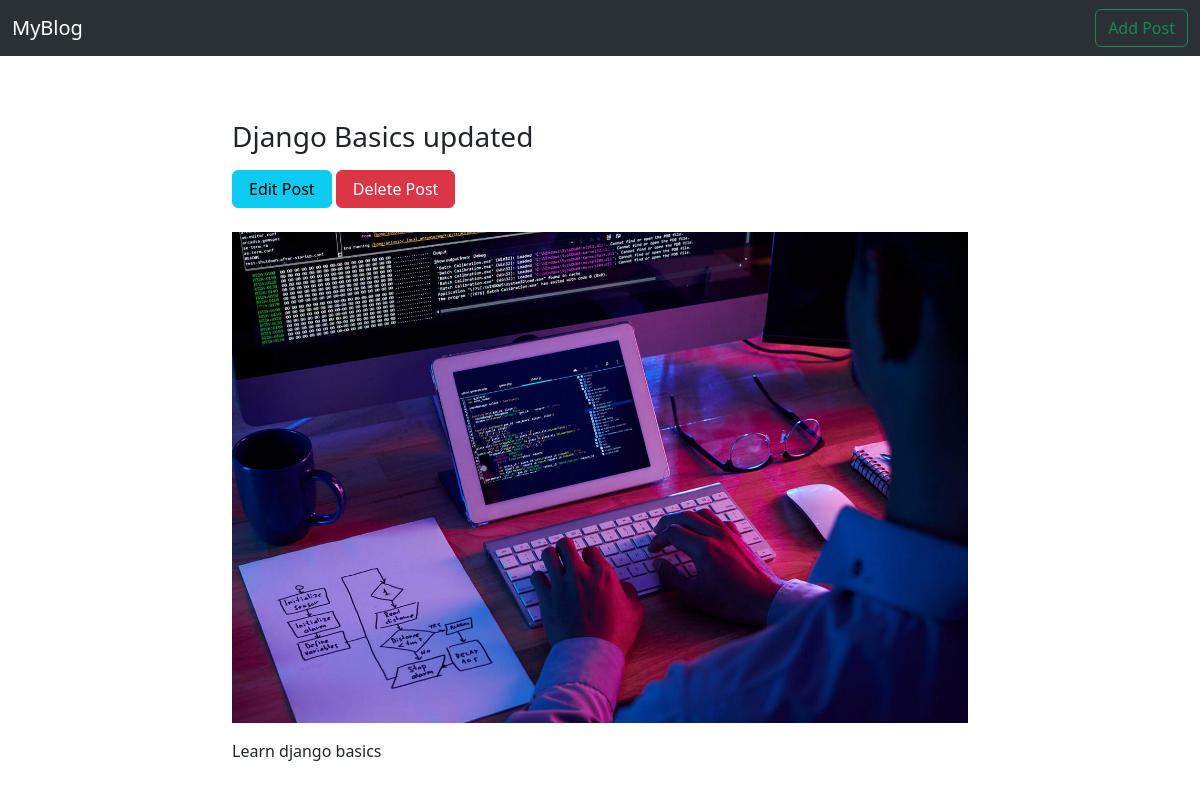
Page /blog/2 on the committed database.
### posts/models.py (models this page shows)
class Post(models.Model):
    name = models.CharField(max_length=100)
    content = models.TextField(max_length=10000)
    created_at = models.DateTimeField(default=timezone.now)
    image = models.ImageField(upload_to='post')
    tags = TaggableManager()
    def __str__(self):
        return self.name

### posts/views2.py (the view)
# urls.py: path('blog/<int:pk>', PostDetail.as_view()),
class PostDetail(DetailView):
    model = Post   # context:post

### posts/templates/posts/post_detail.html (shortened to what this page needs)
<!doctype html>
<html lang="en">
  <head>
    <link href="https://cdn.jsdelivr.net/npm/bootstrap@5.3.2/dist/css/bootstrap.min.css" rel="stylesheet">
  </head>
  <body>
        <nav class="navbar navbar-expand-lg bg-body-tertiary" data-bs-theme="dark">
            <div class="container-fluid">
              <a class="navbar-brand" href="/blog">MyBlog</a>
                <div class="d-flex">
                    <a href="/blog/new" class="btn btn-outline-success">Add Post</a>
                </div>
            </div>
          </nav>
        <div class="container my-5">
            <div class="row">
                <div class="col-lg-8 mx-auto">
                    <h3 class="my-3">{{post}}</h3>
                    <div>
                        <a href="/blog/{{post.id}}/edit" class="btn btn-info px-3">Edit Post</a>
                        <a href="/blog/{{post.id}}/delete" class="btn btn-danger px-3">Delete Post</a>
                    </div>
                    <img class="img-fluid mt-4" src="{{post.image.url}}" alt="">
                    <p class="my-3">
                        {{post.content|safe}}
                    </p>
                </div>
            </div>
        </div>
  </body>
</html>

### rows in the picture
Post: name "Django Basics updated", image (picture), content "Learn django basics"
